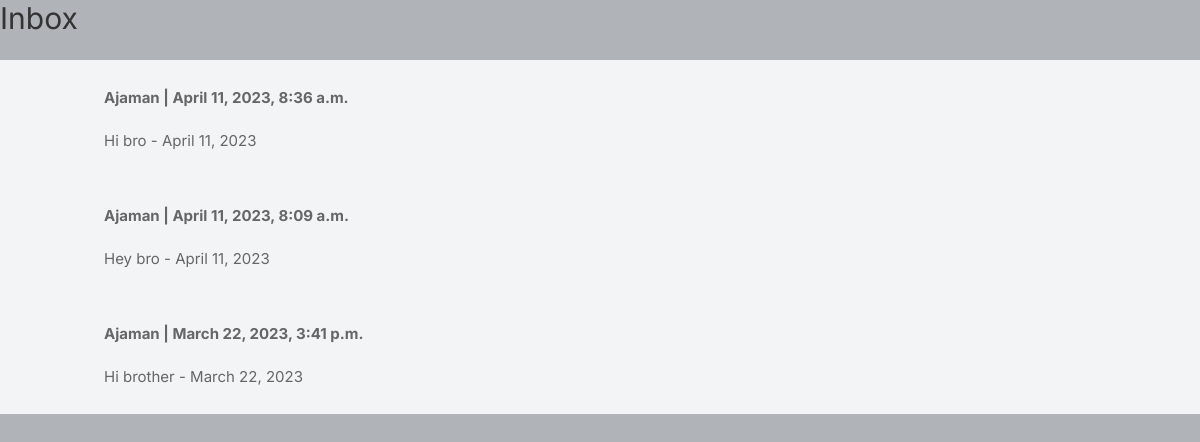
The app's page /inbox/ (signed in) with its own data.
### chat/models.py (models this page shows, shortened)
class Conversation(models.Model):
    messaging_user = models.ForeignKey(Profile, related_name='conversation', on_delete=models.CASCADE)
    members = models.ManyToManyField(User, related_name='conversations')
    created_at = models.DateTimeField(auto_now_add=True)
    modified_at = models.DateTimeField(auto_now_add=True)
    class Meta:
        ordering = ('-modified_at',)

### chat/views.py (the view)
# urls.py: path('', views.inbox, name='inbox'),
def inbox(request):
    user = request.user
    conversations = Conversation.objects.filter(
        members__in=[user]
    ).annotate(
        latest_chat=Subquery(
            Chat.objects.filter(
                conversation=OuterRef('pk')
            ).order_by('-created_at').values('message')[:1]
        ),
        latest_chat_created_at=Subquery(
            Chat.objects.filter(
                conversation=OuterRef('pk')
            ).order_by('-created_at').values('created_at')[:1]
        ),
        other_user_profile=Subquery(
            User.objects.filter(
                conversations=OuterRef('pk')
            ).exclude(id=user.id).values('profile__profile_img')[:1]
        )
    )
    return render(request, 'chat/inbox.html', {'conversations': conversations})

### chat/templates/chat/inbox.html (shortened to what this page needs)
{% extends 'core/base.html' %}
{% load static %}
{% block content %}
<h1 class="mb-6 text-3xl">Inbox</h1>
<div class="space-y-6">
    {% for conversation in conversations %}
    <a href="{% url 'chat:detail' conversation.id %}">
        <div class="p-6 flex bg-gray-100 rounded-xl">
            <div class="pr-6">
            </div>
            <div>
                {% for member in conversation.members.all %}
                {% if member != request.user %}
                <p class="mb-4"><strong>{{ member.username }} | {{ conversation.modified_at }}</strong></p>
                <p>{{ conversation.latest_chat }} - {{ conversation.latest_chat_created_at|date:'F d, Y' }}</p>
                {% endif %}
                {% endfor %}
            </div>
        </div>
    </a>
    {% endfor %}
</div>
{% endblock %}

### static/assets/css/style.css (style rules this page uses)
body { background-color: #B0B3B8!important; }
::placeholder { color: #808080; opacity: 1; }
a { color: #be185d; -webkit-transition: 0.3s; transition: 0.3s; outline: none !important; }
body { color: #666; font-size: 15px; line-height: 27px; background-color: #f0f2f5; font-family: "Inter", sans-serif; text-transform: none; }
body p { font-size: 15px; line-height: 27px; }
h1, h2, h3, h4, h5, h6 { font-family: "Inter", sans-serif; text-transform: none; }
h1, h2, h3, h4, h5, h6 { color: #333; font-weight: 500; margin: 0; padding: 0; }
h1 { font-size: 32px; }
b, strong { font-weight: 700 !important; }

### records on screen
Conversation: modified_at "April 11, 2023, 8:36 a.m.", latest_chat "Hi bro", latest_chat_created_at "April 11, 2023"
Conversation: modified_at "April 11, 2023, 8:09 a.m.", latest_chat "Hey bro", latest_chat_created_at "April 11, 2023"
Conversation: modified_at "March 22, 2023, 3:41 p.m.", latest_chat "Hi brother", latest_chat_created_at "March 22, 2023"

### other values on screen
{{ member.username }} "Ajaman"
